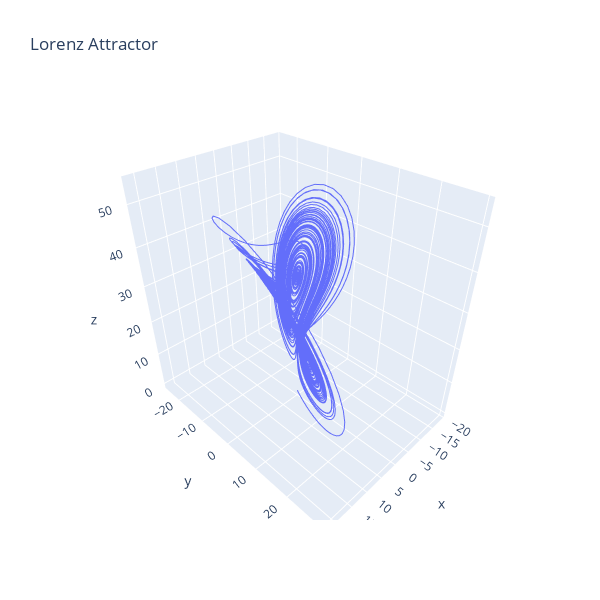

Notebook cell for this chart:
### Code cell
sigma, rho, beta = 10, 28, 8 / 3

dt = 0.01
max_t = 100

X0 = np.array([0.1, 0.1, 0.1])

t, X = generate.lorenz(sigma, rho, beta, X0, dt, max_t)

layout = go.Layout(
    title="Lorenz Attractor",
    scene=dict(xaxis=dict(title="x"), yaxis=dict(title="y"), zaxis=dict(title="z")),
    width=600,
    height=600,
)
data = go.Scatter3d(x=X[:, 0], y=X[:, 1], z=X[:, 2], mode="lines")

fig = go.Figure(data=data, layout=layout)
fig.show()

### Figure 1 — Plotly figure (JSON) as saved in the notebook; plotly's stock layout.template omitted (floating-point values rounded to 4 significant figures; data arrays with more than 128 entries replaced by an {"elided": "..."} marker saying what was removed)
{"data": [{"mode": "lines", "type": "scatter3d", "x": {"elided": "10000 float values"}, "y": {"elided": "10000 float values"}, "z": {"elided": "10000 float values"}}], "layout": {"height": 600, "scene": {"xaxis": {"title": {"text": "x"}}, "yaxis": {"title": {"text": "y"}}, "zaxis": {"title": {"text": "z"}}}, "title": {"text": "Lorenz Attractor"}, "width": 600}}
